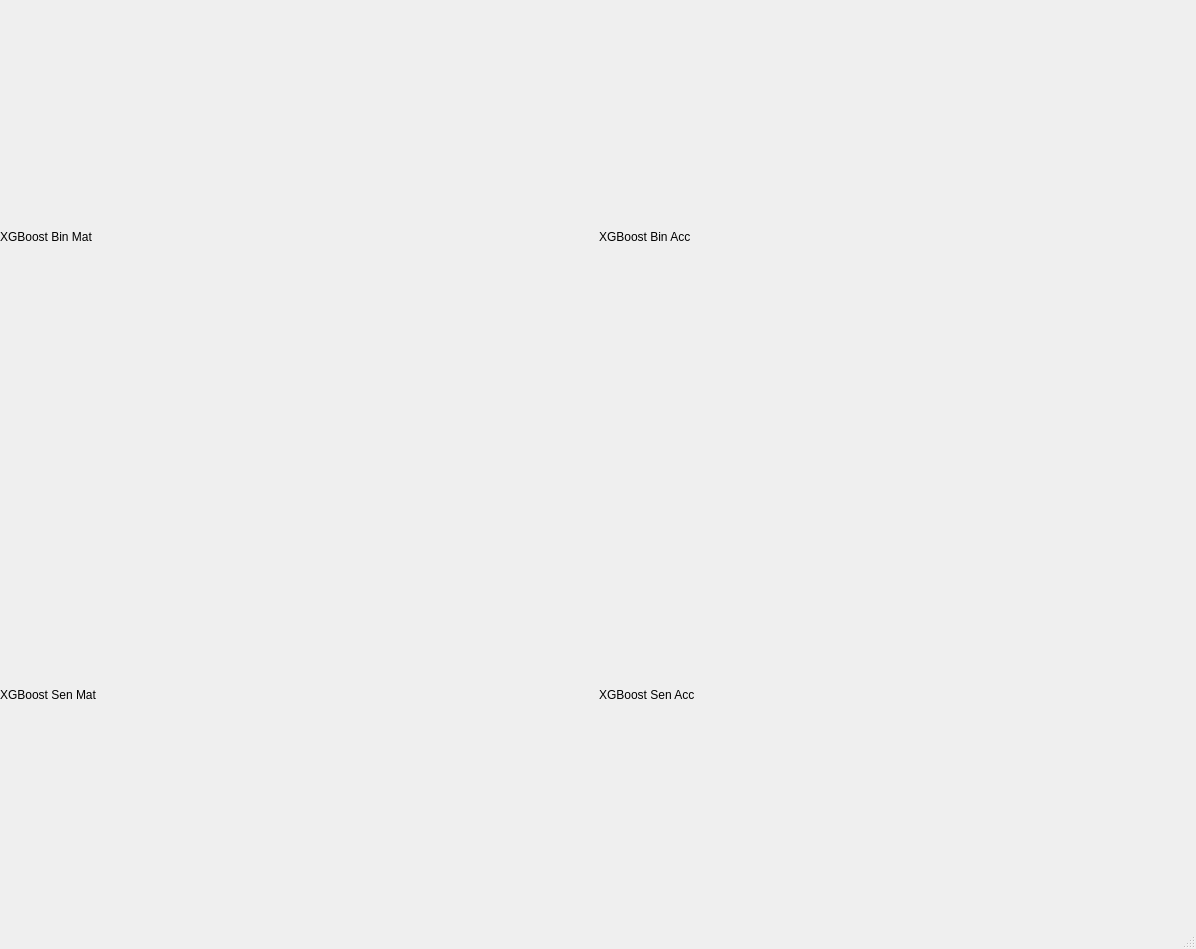
<?xml version="1.0" encoding="UTF-8"?>
<ui version="4.0">
 <class>MainWindow</class>
 <widget class="QMainWindow" name="MainWindow">
  <property name="geometry">
   <rect>
    <x>0</x>
    <y>0</y>
    <width>1196</width>
    <height>949</height>
   </rect>
  </property>
  <property name="windowTitle">
   <string>MainWindow</string>
  </property>
  <widget class="QWidget" name="centralwidget">
   <widget class="QWidget" name="gridLayoutWidget">
    <property name="geometry">
     <rect>
      <x>0</x>
      <y>10</y>
      <width>1191</width>
      <height>911</height>
     </rect>
    </property>
    <layout class="QGridLayout" name="gridLayout">
     <item row="0" column="0">
      <widget class="QLabel" name="label">
       <property name="text">
        <string>XGBoost Bin Mat</string>
       </property>
      </widget>
     </item>
     <item row="0" column="1">
      <widget class="QLabel" name="label_2">
       <property name="text">
        <string>XGBoost Bin Acc</string>
       </property>
      </widget>
     </item>
     <item row="1" column="0">
      <widget class="QLabel" name="label_3">
       <property name="text">
        <string>XGBoost Sen Mat</string>
       </property>
      </widget>
     </item>
     <item row="1" column="1">
      <widget class="QLabel" name="label_4">
       <property name="text">
        <string>XGBoost Sen Acc</string>
       </property>
      </widget>
     </item>
    </layout>
   </widget>
  </widget>
  <widget class="QStatusBar" name="statusbar"/>
 </widget>
 <resources/>
 <connections/>
</ui>
